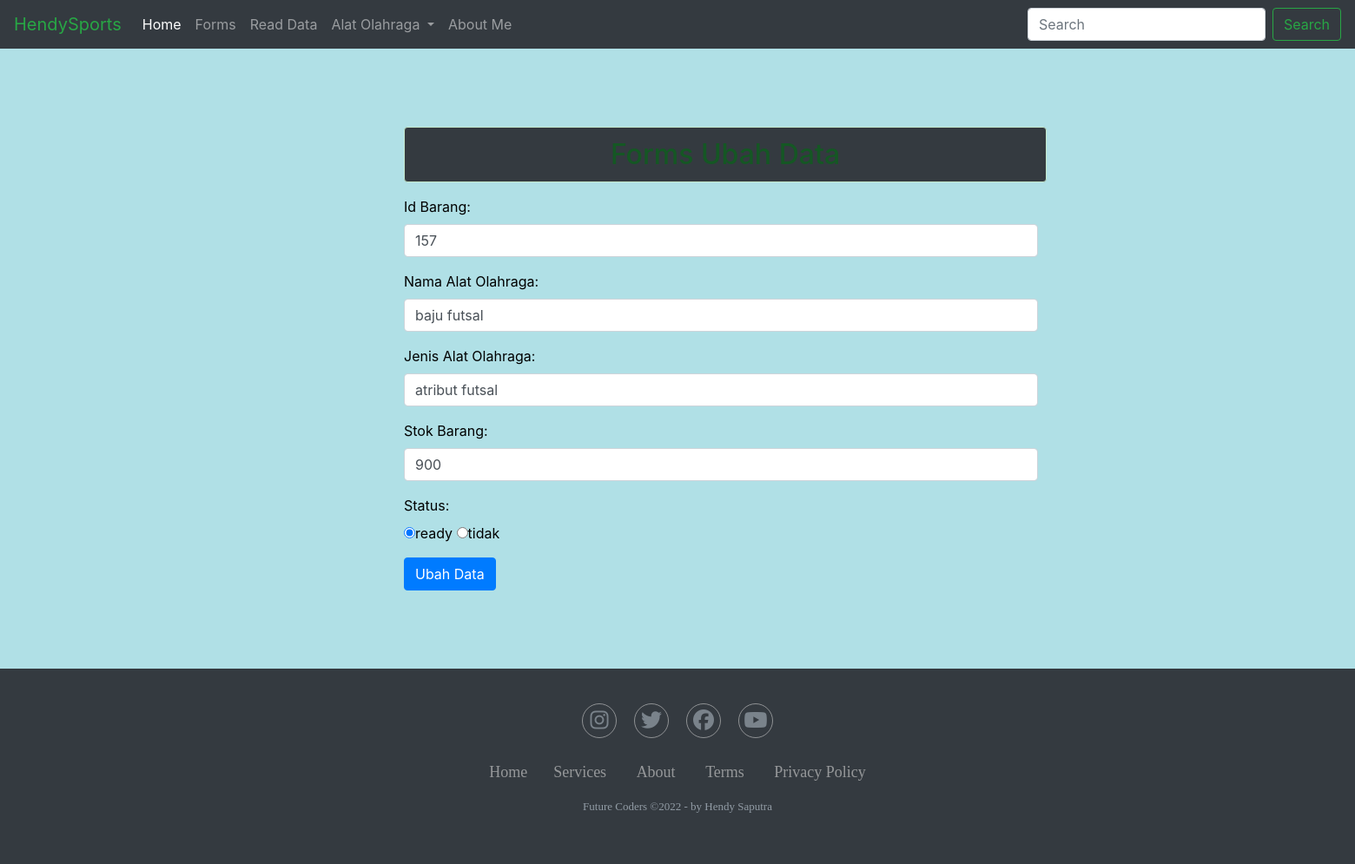
The page /update.php?id=157 on the database its author committed.
### tables this page shows
CREATE TABLE `goods` (
  `id_barang` int(5) NOT NULL,
  `nama_barang` varchar(30) NOT NULL,
  `jenis_barang` varchar(30) NOT NULL,
  `stok_barang` int(5) NOT NULL,
  `status_barang` enum('ready','tidak') DEFAULT NULL
);

### update.php (the view, shortened to what this page needs)
<?php
include('koneksi.php');
?>
<!DOCTYPE html>
<html lang="en">
<head>
  <link rel="stylesheet" href="https://cdn.jsdelivr.net/npm/bootstrap@4.0.0/dist/css/bootstrap.min.css">
  <link rel="stylesheet" href="style.css">
  <link rel="stylesheet" href="forms1.css">
  <link rel="stylesheet" href="https://cdnjs.cloudflare.com/ajax/libs/font-awesome/6.2.0/css/all.min.css" />
  <link href="//netdna.bootstrapcdn.com/font-awesome/3.2.1/css/font-awesome.css" rel="stylesheet">
</head>
<body>
  <nav class="navbar navbar-expand-lg navbar-dark bg-dark">
    <a class="navbar-brand text-success" href="#">HendySports</a>
    <div class="collapse navbar-collapse" id="navbarSupportedContent">
      <ul class="navbar-nav mr-auto">
        <li class="nav-item active">
          <a class="nav-link" href="index.php">Home <span class="sr-only">(current)</span></a>
        </li>
        <li class="nav-item">
            <a class="nav-link" href="forms.php">Forms</a>
        </li>
        <li class="nav-item">
            <a class="nav-link" href="tampilan.php">Read Data</a>
        </li>
        <li class="nav-item dropdown">
          <a class="nav-link dropdown-toggle" href="#" id="navbarDropdown" role="button" data-toggle="dropdown" aria-haspopup="true" aria-expanded="false">
            Alat Olahraga
          </a>
        <li class="nav-item">
          <a class="nav-link" href="about.php">About Me</a>
        </li>
      </ul>
      <form class="form-inline my-2 my-lg-0">
        <input class="form-control mr-sm-2" type="search" placeholder="Search" aria-label="Search">
        <button class="btn btn-outline-success my-2 my-sm-0" type="submit">Search</button>
      </form>
    </div>
  </nav>
  <div class="container">
        <h2 class="alert alert-success text-center mt-5 col-md-8">Forms Ubah Data</h2>
        <form action="" method="POST">
        <?php
            $tampil = mysqli_query($koneksi, "SELECT * FROM goods WHERE id_barang = '" . $_GET['id'] . "'");
            if (mysqli_num_rows($tampil) > 0) {
                while ($row = mysqli_fetch_array($tampil)) {
        ?>
            <div class="form-group">
                <div class="row">
                    <div class="col-md-8">
                        <label for="id_barang">Id Barang:</label>
                        <input type="number" name="id_barang" value="<?php echo $row['id_barang']; ?>" class="form-control" placeholder="Masukan Id Barang">
                    </div>
                </div>
            </div>
             <div class="form-group">
                <div class="row">
                    <div class="col-md-8">
                        <label for="nama_barang">Nama Alat Olahraga:</label>
                        <input type="text" name="nama_barang" value="<?php echo $row['nama_barang']; ?>"  class="form-control" placeholder="Masukan Nama Alat Olahraga">
                    </div>
                </div>
            </div>
            <div class="form-group">
                <div class="row">
                    <div class="col-md-8">
                        <label for="jenis_barang">Jenis Alat Olahraga:</label>
                        <input type="text" name="jenis_barang" value="<?php echo $row['jenis_barang']; ?>" class="form-control" placeholder="Jenis Alat Olahraga">
                    </div>
                </div>
            </div>
            <div class="form-group">
                <div class="row">
                    <div class="col-md-8">
                        <label for="stok_barang">Stok Barang:</label>
                        <input type="number" name="stok_barang" value="<?php echo $row['stok_barang']; ?>" class="form-control" placeholder="Masukan Stok Barang">
                    </div>
                </div>
            </div>
            <div class="form-group">
                <label for="status_barang">Status: </label>
                <div class="row">
                    <div class="col-md-8">
                        <input type="radio" name="status_barang"  value="ready" <?php if($row['status_barang'] == "ready")echo "checked"?> >ready
                        <input type="radio" name="status_barang" value="tidak" <?php if($row['status_barang'] == "tidak")echo "checked"?>>tidak
                    </div>
                </div>
            </div>
            <?php
                }
            }
            ?>
            <button type="submit" name="submit" value="update"  class="btn btn-primary">Ubah Data</button>
        </form>
    </div>
  <section class="footer">
    <div class="social">
      <a href="#"><i class="fab fa-instagram"></i></a>
      <a href="#"><i class="fab fa-twitter"></i></a>
      <a href="#"><i class="fab fa-facebook"></i></a>
      <a href="#"><i class="fab fa-youtube"></i></a>
    </div>
    <ul class="list">
      <li>
        <a href="#">Home</a
      </li>
      <li>
        <a href="#">Services</a>
      </li>
      <li>
        <a href="#">About</a>
      </li>
      <li>
        <a href="#">Terms</a>
      </li>
      <li>
        <a href="#">Privacy Policy</a>
      </li>
    </ul>
    <p class="copyright">
      Future Coders &copy;2022 - by Hendy Saputra
    </p>
  </section>
</body>
</html>

### style.css (style rules this page uses)
* { box-sizing: border-box; margin: 0; padding: 0; }
body { background-color: white; color: black; }
.navbar { margin-bottom: 25px; }
.text-center { background-color:#343a40; }
.footer { font-family:'Sege UI'; font-weight: 400; background-color:#343a40; padding: 40px 0; }
.footer .social { text-align: center; padding-bottom: 25px; color: #929ca5; }
.footer .social a { font-size: 24px; color: inherit; border: 1px solid #cccc; width: 40px; height: 40px; line-height: 38px; display: inline-block; text-align: center; border-radius: 50%; margin: 0 8px; opacity: 0.75; }
.footer ul { margin-top:0; padding: 0; list-style: none; font-size: 18px; line-height: 1.6; margin-bottom: 0; text-align: center; }
.footer ul li a { color:#cccc ; text-decoration: none; opacity: 0.8; }
.footer ul li { display: inline-block; padding: 0 15px; }
.footer .copyright { margin-top: 15px; text-align: center; font-size: 13px; color: #929ca5; }

### forms1.css (style rules this page uses)
body { background-color: powderblue; }
.container { margin: 90px 450px; }

### rows shown on the page
goods: id_barang "157", nama_barang "baju futsal", jenis_barang "atribut futsal", stok_barang "900", status_barang "☑"
